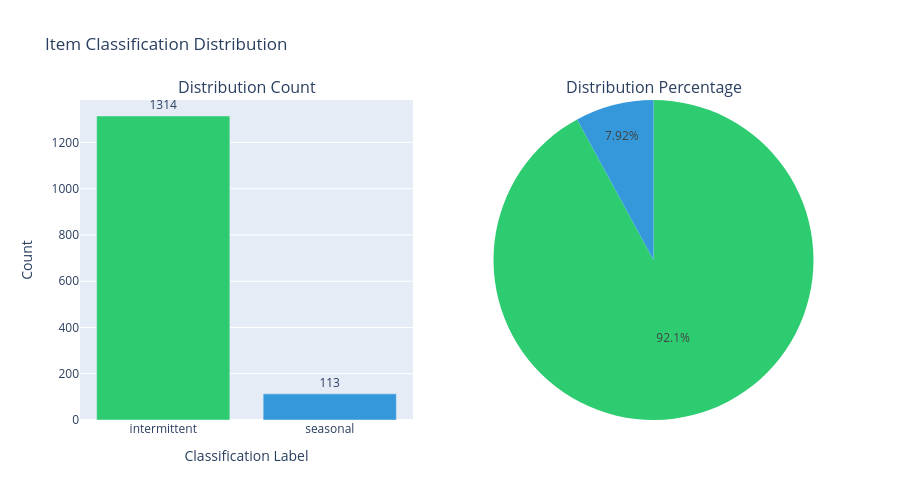

Source (notebook cell):
### Markdown cell above
## Classification Parameters Guide

The classifier uses three main parameters to categorize items:

### 1. `seasonal_strength_threshold` (default: 0.3)
- **What**: Strength of periodicity/seasonality in sales pattern (0-1 scale)
- **Higher values**: More strict seasonality detection
- **Lower values**: Easier to detect seasonal patterns
- **From document**: Items with sales/non-sales cycles that are regular and periodic

### 2. `cv_threshold` (default: 0.5)  
- **What**: Coefficient of Variation in cycle intervals
- **Higher values**: Allow more variability in intervals (more "erratic")
- **Lower values**: Stricter intermittence detection
- **From document**: Intermittent items have intervals that "don't share any common pattern"

### 3. `initial_gap_fraction` (default: 0.2)
- **What**: Fraction of zero-sales at the beginning (0-1 scale)
- **Higher values**: Allow longer initial gaps
- **Lower values**: Stricter new item detection
- **From document**: New items have "meaningful non-sales cycle at the beginning"

## Tuning Tips
- Start with defaults, then adjust based on your visualization results
- If too many items are "seasonal" → increase `seasonal_strength_threshold`
- If too many items are "intermittent" → increase `cv_threshold`
- If too many items are "new" → increase `initial_gap_fraction`

### Code cell
# Import visualization libraries
from plotly.subplots import make_subplots
import plotly.graph_objects as go

# Create subplots: bar chart and pie chart
label_counts = summary['label_counts']

fig = make_subplots(
    rows=1, cols=2,
    specs=[[{"type": "bar"}, {"type": "pie"}]],
    subplot_titles=("Distribution Count", "Distribution Percentage")
)

# Add bar chart
fig.add_trace(
    go.Bar(x=list(label_counts.keys()), y=list(label_counts.values()), 
           marker=dict(color=['#2ecc71', '#3498db', '#e74c3c', '#f39c12'][:len(label_counts)]),
           text=list(label_counts.values()), textposition='outside',
           name='Count'),
    row=1, col=1
)

# Add pie chart
fig.add_trace(
    go.Pie(labels=list(label_counts.keys()), values=list(label_counts.values()),
           marker=dict(colors=['#2ecc71', '#3498db', '#e74c3c', '#f39c12'][:len(label_counts)]),
           name='Percentage'),
    row=1, col=2
)

# Update layout
fig.update_xaxes(title_text="Classification Label", row=1, col=1)
fig.update_yaxes(title_text="Count", row=1, col=1)
fig.update_layout(height=500, showlegend=False, title_text="Item Classification Distribution")

fig.show()

# Print detailed breakdown
print("\nDetailed Classification Distribution:")
print(f"Total items: {sum(label_counts.values())}")
print("\nBreakdown:")
for label, count in label_counts.items():
    percentage = (count / sum(label_counts.values())) * 100
    print(f"  {label:12s}: {count:6d} items ({percentage:5.1f}%)")

### Figure 1 — Plotly figure (JSON) as saved in the notebook; plotly's stock layout.template omitted (floating-point values rounded to 4 significant figures)
{"data": [{"marker": {"color": ["#2ecc71", "#3498db"]}, "name": "Count", "text": ["1314", "113"], "textposition": "outside", "type": "bar", "x": ["intermittent", "seasonal"], "xaxis": "x", "y": [1314, 113], "yaxis": "y"}, {"domain": {"x": [0.55, 1], "y": [0, 1]}, "labels": ["intermittent", "seasonal"], "marker": {"colors": ["#2ecc71", "#3498db"]}, "name": "Percentage", "type": "pie", "values": [1314, 113]}], "layout": {"annotations": [{"font": {"size": 16}, "showarrow": false, "text": "Distribution Count", "x": 0.225, "xanchor": "center", "xref": "paper", "y": 1, "yanchor": "bottom", "yref": "paper"}, {"font": {"size": 16}, "showarrow": false, "text": "Distribution Percentage", "x": 0.775, "xanchor": "center", "xref": "paper", "y": 1, "yanchor": "bottom", "yref": "paper"}], "height": 500, "showlegend": false, "title": {"text": "Item Classification Distribution"}, "xaxis": {"anchor": "y", "domain": [0, 0.45], "title": {"text": "Classification Label"}}, "yaxis": {"anchor": "x", "domain": [0, 1], "title": {"text": "Count"}}}}
